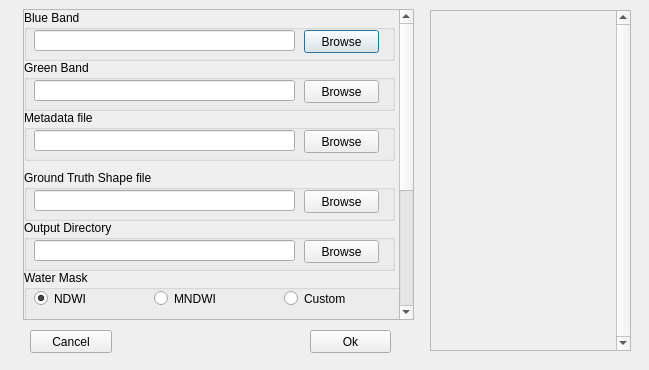
<?xml version="1.0" encoding="UTF-8"?>
<ui version="4.0">
 <class>bathymetryDialogBase</class>
 <widget class="QDialog" name="bathymetryDialogBase">
  <property name="geometry">
   <rect>
    <x>0</x>
    <y>0</y>
    <width>649</width>
    <height>370</height>
   </rect>
  </property>
  <property name="windowTitle">
   <string>Bathymetry</string>
  </property>
  <widget class="QScrollArea" name="scrollArea_2">
   <property name="geometry">
    <rect>
     <x>23</x>
     <y>9</y>
     <width>391</width>
     <height>311</height>
    </rect>
   </property>
   <property name="verticalScrollBarPolicy">
    <enum>Qt::ScrollBarAlwaysOn</enum>
   </property>
   <property name="widgetResizable">
    <bool>true</bool>
   </property>
   <widget class="QWidget" name="scrollAreaWidgetContents_2">
    <property name="geometry">
     <rect>
      <x>0</x>
      <y>-211</y>
      <width>372</width>
      <height>520</height>
     </rect>
    </property>
    <property name="minimumSize">
     <size>
      <width>0</width>
      <height>520</height>
     </size>
    </property>
    <widget class="QGroupBox" name="groupBox_2">
     <property name="geometry">
      <rect>
       <x>0</x>
       <y>0</y>
       <width>371</width>
       <height>51</height>
      </rect>
     </property>
     <property name="title">
      <string>Blue Band</string>
     </property>
     <widget class="QPushButton" name="blue_btn">
      <property name="geometry">
       <rect>
        <x>280</x>
        <y>20</y>
        <width>75</width>
        <height>23</height>
       </rect>
      </property>
      <property name="text">
       <string>Browse</string>
      </property>
     </widget>
     <widget class="QLineEdit" name="blue">
      <property name="geometry">
       <rect>
        <x>10</x>
        <y>20</y>
        <width>261</width>
        <height>21</height>
       </rect>
      </property>
     </widget>
    </widget>
    <widget class="QGroupBox" name="groupBox_3">
     <property name="geometry">
      <rect>
       <x>0</x>
       <y>50</y>
       <width>371</width>
       <height>51</height>
      </rect>
     </property>
     <property name="title">
      <string>Green Band</string>
     </property>
     <widget class="QPushButton" name="green_btn">
      <property name="geometry">
       <rect>
        <x>280</x>
        <y>20</y>
        <width>75</width>
        <height>23</height>
       </rect>
      </property>
      <property name="text">
       <string>Browse</string>
      </property>
     </widget>
     <widget class="QLineEdit" name="green">
      <property name="geometry">
       <rect>
        <x>10</x>
        <y>20</y>
        <width>261</width>
        <height>21</height>
       </rect>
      </property>
     </widget>
    </widget>
    <widget class="QGroupBox" name="groupBox_4">
     <property name="geometry">
      <rect>
       <x>0</x>
       <y>100</y>
       <width>371</width>
       <height>51</height>
      </rect>
     </property>
     <property name="title">
      <string>Metadata file</string>
     </property>
     <widget class="QPushButton" name="meta_data_btn">
      <property name="geometry">
       <rect>
        <x>280</x>
        <y>20</y>
        <width>75</width>
        <height>23</height>
       </rect>
      </property>
      <property name="text">
       <string>Browse</string>
      </property>
     </widget>
     <widget class="QLineEdit" name="meta_data">
      <property name="geometry">
       <rect>
        <x>10</x>
        <y>20</y>
        <width>261</width>
        <height>21</height>
       </rect>
      </property>
     </widget>
    </widget>
    <widget class="QGroupBox" name="groupBox_5">
     <property name="geometry">
      <rect>
       <x>0</x>
       <y>160</y>
       <width>371</width>
       <height>51</height>
      </rect>
     </property>
     <property name="title">
      <string>Ground Truth Shape file</string>
     </property>
     <widget class="QPushButton" name="shape_file_btn">
      <property name="geometry">
       <rect>
        <x>280</x>
        <y>20</y>
        <width>75</width>
        <height>23</height>
       </rect>
      </property>
      <property name="text">
       <string>Browse</string>
      </property>
     </widget>
     <widget class="QLineEdit" name="shape_file">
      <property name="geometry">
       <rect>
        <x>10</x>
        <y>20</y>
        <width>261</width>
        <height>21</height>
       </rect>
      </property>
     </widget>
    </widget>
    <widget class="QGroupBox" name="groupBox_6">
     <property name="geometry">
      <rect>
       <x>0</x>
       <y>210</y>
       <width>371</width>
       <height>51</height>
      </rect>
     </property>
     <property name="title">
      <string>Output Directory</string>
     </property>
     <widget class="QPushButton" name="output_dir_btn">
      <property name="geometry">
       <rect>
        <x>280</x>
        <y>20</y>
        <width>75</width>
        <height>23</height>
       </rect>
      </property>
      <property name="text">
       <string>Browse</string>
      </property>
     </widget>
     <widget class="QLineEdit" name="output_dir">
      <property name="geometry">
       <rect>
        <x>10</x>
        <y>20</y>
        <width>261</width>
        <height>21</height>
       </rect>
      </property>
     </widget>
    </widget>
    <widget class="QGroupBox" name="groupBox_7">
     <property name="geometry">
      <rect>
       <x>0</x>
       <y>260</y>
       <width>381</width>
       <height>261</height>
      </rect>
     </property>
     <property name="title">
      <string>Water Mask</string>
     </property>
     <widget class="QRadioButton" name="ndwi">
      <property name="geometry">
       <rect>
        <x>10</x>
        <y>20</y>
        <width>82</width>
        <height>17</height>
       </rect>
      </property>
      <property name="text">
       <string>NDWI</string>
      </property>
      <property name="checked">
       <bool>true</bool>
      </property>
     </widget>
     <widget class="QRadioButton" name="mndwi">
      <property name="geometry">
       <rect>
        <x>130</x>
        <y>20</y>
        <width>82</width>
        <height>17</height>
       </rect>
      </property>
      <property name="text">
       <string>MNDWI</string>
      </property>
     </widget>
     <widget class="QRadioButton" name="custom">
      <property name="geometry">
       <rect>
        <x>260</x>
        <y>20</y>
        <width>82</width>
        <height>17</height>
       </rect>
      </property>
      <property name="text">
       <string>Custom</string>
      </property>
     </widget>
     <widget class="QGroupBox" name="groupBox_8">
      <property name="enabled">
       <bool>false</bool>
      </property>
      <property name="geometry">
       <rect>
        <x>0</x>
        <y>50</y>
        <width>371</width>
        <height>51</height>
       </rect>
      </property>
      <property name="title">
       <string>Red Band</string>
      </property>
      <widget class="QPushButton" name="red_btn">
       <property name="geometry">
        <rect>
         <x>280</x>
         <y>20</y>
         <width>75</width>
         <height>23</height>
        </rect>
       </property>
       <property name="text">
        <string>Browse</string>
       </property>
      </widget>
      <widget class="QLineEdit" name="red">
       <property name="geometry">
        <rect>
         <x>10</x>
         <y>20</y>
         <width>261</width>
         <height>21</height>
        </rect>
       </property>
      </widget>
     </widget>
     <widget class="QGroupBox" name="groupBox_9">
      <property name="enabled">
       <bool>true</bool>
      </property>
      <property name="geometry">
       <rect>
        <x>0</x>
        <y>100</y>
        <width>371</width>
        <height>51</height>
       </rect>
      </property>
      <property name="title">
       <string>NIR Band</string>
      </property>
      <widget class="QPushButton" name="nir_btn">
       <property name="geometry">
        <rect>
         <x>280</x>
         <y>20</y>
         <width>75</width>
         <height>23</height>
        </rect>
       </property>
       <property name="text">
        <string>Browse</string>
       </property>
      </widget>
      <widget class="QLineEdit" name="nir">
       <property name="geometry">
        <rect>
         <x>10</x>
         <y>20</y>
         <width>261</width>
         <height>21</height>
        </rect>
       </property>
      </widget>
     </widget>
     <widget class="QGroupBox" name="groupBox_10">
      <property name="enabled">
       <bool>false</bool>
      </property>
      <property name="geometry">
       <rect>
        <x>0</x>
        <y>150</y>
        <width>371</width>
        <height>51</height>
       </rect>
      </property>
      <property name="title">
       <string>SWIR Band</string>
      </property>
      <widget class="QPushButton" name="swir_btn">
       <property name="geometry">
        <rect>
         <x>280</x>
         <y>20</y>
         <width>75</width>
         <height>23</height>
        </rect>
       </property>
       <property name="text">
        <string>Browse</string>
       </property>
      </widget>
      <widget class="QLineEdit" name="swir">
       <property name="geometry">
        <rect>
         <x>10</x>
         <y>20</y>
         <width>261</width>
         <height>21</height>
        </rect>
       </property>
      </widget>
     </widget>
     <widget class="QGroupBox" name="groupBox_11">
      <property name="enabled">
       <bool>false</bool>
      </property>
      <property name="geometry">
       <rect>
        <x>0</x>
        <y>200</y>
        <width>371</width>
        <height>51</height>
       </rect>
      </property>
      <property name="title">
       <string>Custom Mask</string>
      </property>
      <widget class="QPushButton" name="mask_btn">
       <property name="geometry">
        <rect>
         <x>280</x>
         <y>20</y>
         <width>75</width>
         <height>23</height>
        </rect>
       </property>
       <property name="text">
        <string>Browse</string>
       </property>
      </widget>
      <widget class="QLineEdit" name="mask">
       <property name="geometry">
        <rect>
         <x>10</x>
         <y>20</y>
         <width>261</width>
         <height>21</height>
        </rect>
       </property>
      </widget>
     </widget>
     <zorder>ndwi</zorder>
     <zorder>mndwi</zorder>
     <zorder>custom</zorder>
     <zorder>groupBox_8</zorder>
     <zorder>groupBox_9</zorder>
     <zorder>groupBox_10</zorder>
     <zorder>groupBox_11</zorder>
     <zorder>mask</zorder>
     <zorder>swir</zorder>
     <zorder>swir</zorder>
     <zorder>mask</zorder>
     <zorder>swir</zorder>
     <zorder>mask</zorder>
    </widget>
   </widget>
  </widget>
  <widget class="QPushButton" name="ok">
   <property name="geometry">
    <rect>
     <x>310</x>
     <y>330</y>
     <width>81</width>
     <height>23</height>
    </rect>
   </property>
   <property name="text">
    <string>Ok</string>
   </property>
  </widget>
  <widget class="QPushButton" name="cancel">
   <property name="geometry">
    <rect>
     <x>30</x>
     <y>330</y>
     <width>82</width>
     <height>23</height>
    </rect>
   </property>
   <property name="text">
    <string>Cancel</string>
   </property>
  </widget>
  <widget class="QScrollArea" name="scrollArea">
   <property name="geometry">
    <rect>
     <x>430</x>
     <y>10</y>
     <width>201</width>
     <height>341</height>
    </rect>
   </property>
   <property name="maximumSize">
    <size>
     <width>16777</width>
     <height>16777215</height>
    </size>
   </property>
   <property name="verticalScrollBarPolicy">
    <enum>Qt::ScrollBarAlwaysOn</enum>
   </property>
   <property name="widgetResizable">
    <bool>true</bool>
   </property>
   <widget class="QWidget" name="scrollAreaWidgetContents">
    <property name="geometry">
     <rect>
      <x>0</x>
      <y>0</y>
      <width>182</width>
      <height>339</height>
     </rect>
    </property>
   </widget>
  </widget>
 </widget>
 <resources>
  <include location="resources.qrc"/>
 </resources>
 <connections>
  <connection>
   <sender>custom</sender>
   <signal>toggled(bool)</signal>
   <receiver>groupBox_11</receiver>
   <slot>setEnabled(bool)</slot>
   <hints>
    <hint type="sourcelabel">
     <x>307</x>
     <y>113</y>
    </hint>
    <hint type="destinationlabel">
     <x>302</x>
     <y>290</y>
    </hint>
   </hints>
  </connection>
  <connection>
   <sender>ndwi</sender>
   <signal>toggled(bool)</signal>
   <receiver>groupBox_9</receiver>
   <slot>setEnabled(bool)</slot>
   <hints>
    <hint type="sourcelabel">
     <x>74</x>
     <y>113</y>
    </hint>
    <hint type="destinationlabel">
     <x>82</x>
     <y>186</y>
    </hint>
   </hints>
  </connection>
  <connection>
   <sender>mndwi</sender>
   <signal>toggled(bool)</signal>
   <receiver>groupBox_8</receiver>
   <slot>setEnabled(bool)</slot>
   <hints>
    <hint type="sourcelabel">
     <x>200</x>
     <y>104</y>
    </hint>
    <hint type="destinationlabel">
     <x>198</x>
     <y>130</y>
    </hint>
   </hints>
  </connection>
  <connection>
   <sender>mndwi</sender>
   <signal>toggled(bool)</signal>
   <receiver>groupBox_9</receiver>
   <slot>setEnabled(bool)</slot>
   <hints>
    <hint type="sourcelabel">
     <x>181</x>
     <y>110</y>
    </hint>
    <hint type="destinationlabel">
     <x>174</x>
     <y>186</y>
    </hint>
   </hints>
  </connection>
  <connection>
   <sender>mndwi</sender>
   <signal>toggled(bool)</signal>
   <receiver>groupBox_10</receiver>
   <slot>setEnabled(bool)</slot>
   <hints>
    <hint type="sourcelabel">
     <x>231</x>
     <y>102</y>
    </hint>
    <hint type="destinationlabel">
     <x>227</x>
     <y>241</y>
    </hint>
   </hints>
  </connection>
 </connections>
</ui>
